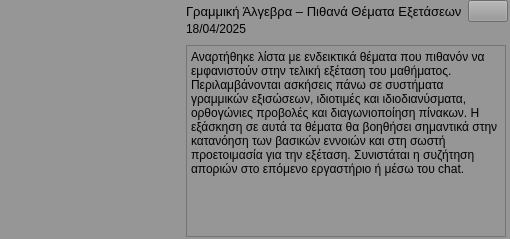
                         <widget class="QWidget" name="widget_35" native="true">
                          <property name="minimumSize">
                           <size>
                            <width>0</width>
                            <height>0</height>
                           </size>
                          </property>
                          <property name="maximumSize">
                           <size>
                            <width>16777215</width>
                            <height>16777215</height>
                           </size>
                          </property>
                          <property name="styleSheet">
                           <string notr="true">background-color: rgb(150, 150, 150);</string>
                          </property>
                          <layout class="QHBoxLayout" name="horizontalLayout_14">
                           <property name="spacing">
                            <number>7</number>
                           </property>
                           <property name="leftMargin">
                            <number>0</number>
                           </property>
                           <property name="topMargin">
                            <number>0</number>
                           </property>
                           <property name="rightMargin">
                            <number>0</number>
                           </property>
                           <property name="bottomMargin">
                            <number>0</number>
                           </property>
                           <item alignment="Qt::AlignLeft">
                            <widget class="QWidget" name="widget_36" native="true">
                             <layout class="QVBoxLayout" name="verticalLayout_31">
                              <property name="leftMargin">
                               <number>0</number>
                              </property>
                              <property name="topMargin">
                               <number>0</number>
                              </property>
                              <property name="rightMargin">
                               <number>0</number>
                              </property>
                              <property name="bottomMargin">
                               <number>0</number>
                              </property>
                              <item>
                               <widget class="QLabel" name="label_31">
                                <property name="minimumSize">
                                 <size>
                                  <width>170</width>
                                  <height>100</height>
                                 </size>
                                </property>
                                <property name="whatsThis">
                                 <string>&lt;html&gt;&lt;head/&gt;&lt;body&gt;&lt;p&gt;&lt;img src=&quot;:/material_design/icons/material_design/unsplash_IyaNci0CyRk.png&quot;/&gt;&lt;/p&gt;&lt;/body&gt;&lt;/html&gt;</string>
                                </property>
                                <property name="styleSheet">
                                 <string notr="true"/>
                                </property>
                                <property name="text">
                                 <string/>
                                </property>
                                <property name="alignment">
                                 <set>Qt::AlignCenter</set>
                                </property>
                               </widget>
                              </item>
                             </layout>
                            </widget>
                           </item>
                           <item>
                            <widget class="QWidget" name="widget_37" native="true">
                             <property name="minimumSize">
                              <size>
                               <width>0</width>
                               <height>0</height>
                              </size>
                             </property>
                             <layout class="QVBoxLayout" name="verticalLayout_32">
                              <property name="spacing">
                               <number>0</number>
                              </property>
                              <property name="topMargin">
                               <number>0</number>
                              </property>
                              <property name="rightMargin">
                               <number>2</number>
                              </property>
                              <property name="bottomMargin">
                               <number>0</number>
                              </property>
                              <item alignment="Qt::AlignTop">
                               <widget class="QWidget" name="widget_38" native="true">
                                <layout class="QGridLayout" name="gridLayout_7">
                                 <property name="leftMargin">
                                  <number>0</number>
                                 </property>
                                 <property name="topMargin">
                                  <number>0</number>
                                 </property>
                                 <property name="rightMargin">
                                  <number>0</number>
                                 </property>
                                 <property name="verticalSpacing">
                                  <number>0</number>
                                 </property>
                                 <item row="1" column="0">
                                  <widget class="QLabel" name="label_32">
                                   <property name="text">
                                    <string>18/04/2025</string>
                                   </property>
                                  </widget>
                                 </item>
                                 <item row="0" column="2">
                                  <widget class="QPushButton" name="pushButton_14">
                                   <property name="sizePolicy">
                                    <sizepolicy hsizetype="Fixed" vsizetype="Fixed">
                                     <horstretch>0</horstretch>
                                     <verstretch>0</verstretch>
                                    </sizepolicy>
                                   </property>
                                   <property name="text">
                                    <string/>
                                   </property>
                                   <property name="icon">
                                    <iconset resource="../Qss/icons/_icons.qrc">
                                     <normaloff>:/feather/icons/feather/arrow-right.png</normaloff>:/feather/icons/feather/arrow-right.png</iconset>
                                   </property>
                                   <property name="autoDefault">
                                    <bool>false</bool>
                                   </property>
                                  </widget>
                                 </item>
                                 <item row="0" column="0" colspan="2">
                                  <widget class="QLabel" name="label_33">
                                   <property name="font">
                                    <font>
                                     <pointsize>10</pointsize>
                                     <italic>false</italic>
                                     <bold>false</bold>
                                     <underline>false</underline>
                                     <strikeout>false</strikeout>
                                     <kerning>true</kerning>
                                    </font>
                                   </property>
                                   <property name="text">
                                    <string>Γραμμική Άλγεβρα – Πιθανά Θέματα Εξετάσεων</string>
                                   </property>
                                   <property name="textFormat">
                                    <enum>Qt::AutoText</enum>
                                   </property>
                                   <property name="scaledContents">
                                    <bool>false</bool>
                                   </property>
                                   <property name="wordWrap">
                                    <bool>false</bool>
                                   </property>
                                  </widget>
                                 </item>
                                </layout>
                               </widget>
                              </item>
                              <item>
                               <widget class="QWidget" name="widget_39" native="true">
                                <layout class="QVBoxLayout" name="verticalLayout_33">
                                 <property name="spacing">
                                  <number>0</number>
                                 </property>
                                 <property name="leftMargin">
                                  <number>0</number>
                                 </property>
                                 <property name="topMargin">
                                  <number>0</number>
                                 </property>
                                 <property name="rightMargin">
                                  <number>2</number>
                                 </property>
                                 <property name="bottomMargin">
                                  <number>2</number>
                                 </property>
                                 <item>
                                  <widget class="QTextBrowser" name="textBrowser_7">
                                   <property name="html">
                                    <string>&lt;!DOCTYPE HTML PUBLIC &quot;-//W3C//DTD HTML 4.0//EN&quot; &quot;http://www.w3.org/TR/REC-html40/strict.dtd&quot;&gt;
&lt;html&gt;&lt;head&gt;&lt;meta name=&quot;qrichtext&quot; content=&quot;1&quot; /&gt;&lt;meta charset=&quot;utf-8&quot; /&gt;&lt;style type=&quot;text/css&quot;&gt;
p, li { white-space: pre-wrap; }
hr { height: 1px; border-width: 0; }
li.unchecked::marker { content: &quot;\2610&quot;; }
li.checked::marker { content: &quot;\2612&quot;; }
&lt;/style&gt;&lt;/head&gt;&lt;body style=&quot; font-family:'Sans Serif'; font-size:9pt; font-weight:400; font-style:normal;&quot;&gt;
&lt;p style=&quot; margin-top:0px; margin-bottom:0px; margin-left:0px; margin-right:0px; -qt-block-indent:0; text-indent:0px;&quot;&gt;&lt;span style=&quot; font-family:'MS Shell Dlg 2';&quot;&gt;Αναρτήθηκε λίστα με ενδεικτικά θέματα που πιθανόν να εμφανιστούν στην τελική εξέταση του μαθήματος. Περιλαμβάνονται ασκήσεις πάνω σε συστήματα γραμμικών εξισώσεων, ιδιοτιμές και ιδιοδιανύσματα, ορθογώνιες προβολές και διαγωνιοποίηση πίνακων. Η εξάσκηση σε αυτά τα θέματα θα βοηθήσει σημαντικά στην κατανόηση των βασικών εννοιών και στη σωστή προετοιμασία για την εξέταση. Συνιστάται η συζήτηση αποριών στο επόμενο εργαστήριο ή μέσω του chat.&lt;/span&gt;&lt;/p&gt;&lt;/body&gt;&lt;/html&gt;</string>
                                   </property>
                                  </widget>
                                 </item>
                                </layout>
                               </widget>
                              </item>
                             </layout>
                            </widget>
                           </item>
                          </layout>
                         </widget>
